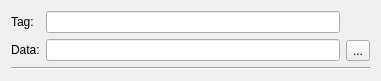
<?xml version="1.0" encoding="UTF-8"?>
<ui version="4.0">
 <class>DescriptorItem</class>
 <widget class="QWidget" name="DescriptorItem">
  <property name="geometry">
   <rect>
    <x>0</x>
    <y>0</y>
    <width>381</width>
    <height>69</height>
   </rect>
  </property>
  <property name="windowTitle">
   <string>Form</string>
  </property>
  <layout class="QVBoxLayout" name="verticalLayout_2">
   <item>
    <widget class="QWidget" name="widget" native="true">
     <layout class="QHBoxLayout" name="horizontalLayout">
      <property name="margin">
       <number>0</number>
      </property>
      <item>
       <widget class="QWidget" name="widget_3" native="true">
        <layout class="QFormLayout" name="formLayout">
         <property name="margin">
          <number>0</number>
         </property>
         <item row="0" column="0">
          <widget class="QLabel" name="label">
           <property name="text">
            <string>Tag:</string>
           </property>
          </widget>
         </item>
         <item row="1" column="0">
          <widget class="QLabel" name="label_2">
           <property name="text">
            <string>Data:</string>
           </property>
          </widget>
         </item>
         <item row="0" column="1">
          <widget class="QLineEdit" name="tag"/>
         </item>
         <item row="1" column="1">
          <widget class="QLineEdit" name="data"/>
         </item>
        </layout>
       </widget>
      </item>
      <item>
       <widget class="QWidget" name="widget_2" native="true">
        <layout class="QVBoxLayout" name="verticalLayout">
         <property name="margin">
          <number>0</number>
         </property>
         <item>
          <spacer name="verticalSpacer">
           <property name="orientation">
            <enum>Qt::Vertical</enum>
           </property>
           <property name="sizeHint" stdset="0">
            <size>
             <width>20</width>
             <height>40</height>
            </size>
           </property>
          </spacer>
         </item>
         <item>
          <widget class="QToolButton" name="btnRemove">
           <property name="text">
            <string>...</string>
           </property>
           <property name="icon">
            <iconset>
             <normalon>:/images/error.png</normalon>
            </iconset>
           </property>
          </widget>
         </item>
        </layout>
       </widget>
      </item>
     </layout>
    </widget>
   </item>
   <item>
    <widget class="Line" name="line">
     <property name="orientation">
      <enum>Qt::Horizontal</enum>
     </property>
    </widget>
   </item>
  </layout>
 </widget>
 <resources/>
 <connections>
  <connection>
   <sender>btnRemove</sender>
   <signal>clicked()</signal>
   <receiver>DescriptorItem</receiver>
   <slot>remove()</slot>
   <hints>
    <hint type="sourcelabel">
     <x>355</x>
     <y>44</y>
    </hint>
    <hint type="destinationlabel">
     <x>341</x>
     <y>66</y>
    </hint>
   </hints>
  </connection>
 </connections>
 <slots>
  <slot>remove()</slot>
  <slot>dataChanged()</slot>
 </slots>
</ui>
